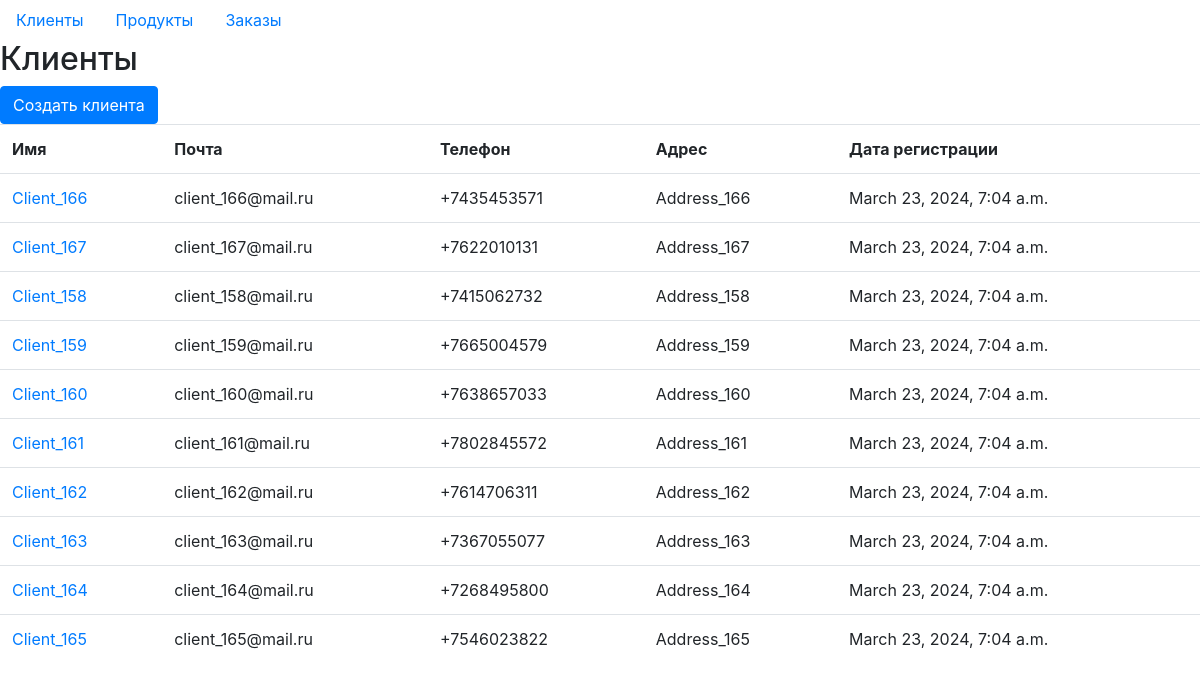
Page /homework_03/clients/ on the committed database.
### homework_02/models.py (models this page shows, shortened)
class Client(models.Model):
    name = models.CharField(max_length=100, unique=True, verbose_name='имя')
    email = models.EmailField(verbose_name='электронная почта')
    phone = models.CharField(max_length=20, verbose_name='номер телефона')
    address = models.CharField(max_length=100, verbose_name='адрес')
    reg_date = models.DateTimeField(auto_now_add=True, verbose_name='дата регистрации')
    change_date = models.DateTimeField(auto_now=True, verbose_name='дата изменения')
    class Meta:
        ordering = ['-change_date']
        verbose_name = 'клиент'
        verbose_name_plural = 'клиенты'

### homework_03/views.py (the view)
# urls.py: path('clients/', get_clients, name='get_clients'),
def get_clients(request):
    clients = Client.objects.order_by('-reg_date').all()
    context = {
        'title': 'Клиенты',
        'columns': ['Имя', 'Почта', 'Телефон', 'Адрес', 'Дата регистрации'],
        'clients': clients,
    }
    return render(request, 'homework_03/clients.html', context)

### homework_03/templates/homework_03/clients.html (shortened to what this page needs)
{% extends 'homework_03/orders_base.html' %}
{% block content %}
<h2> {{ title }} </h2>
<a class="btn btn-primary" role="button" href="{% url 'client_create'%}">Создать клиента</a>
<table class="table">
    <tr>
        {% for column in columns %}
        <th>{{ column }}</th>
        {% endfor %}
    </tr>
    {% for client in clients %}
    <tr>
        <td><a href="{% url 'client_full' client.id %}">{{ client.name }}</a></td>
        <td>{{ client.email }}</td>
        <td>{{ client.phone }}</td>
        <td>{{ client.address}}</td>
        <td>{{ client.reg_date }}</td>
    </tr>
    {% endfor %}
</table>
{% endblock %}

### rows in the picture
Client: name "Client_166", email "client_166@mail.ru", phone "+7435453571", address "Address_166", reg_date "March 23, 2024, 7:04 a.m."
Client: name "Client_167", email "client_167@mail.ru", phone "+7622010131", address "Address_167", reg_date "March 23, 2024, 7:04 a.m."
Client: name "Client_158", email "client_158@mail.ru", phone "+7415062732", address "Address_158", reg_date "March 23, 2024, 7:04 a.m."
Client: name "Client_159", email "client_159@mail.ru", phone "+7665004579", address "Address_159", reg_date "March 23, 2024, 7:04 a.m."
Client: name "Client_160", email "client_160@mail.ru", phone "+7638657033", address "Address_160", reg_date "March 23, 2024, 7:04 a.m."
Client: name "Client_161", email "client_161@mail.ru", phone "+7802845572", address "Address_161", reg_date "March 23, 2024, 7:04 a.m."
Client: name "Client_162", email "client_162@mail.ru", phone "+7614706311", address "Address_162", reg_date "March 23, 2024, 7:04 a.m."
Client: name "Client_163", email "client_163@mail.ru", phone "+7367055077", address "Address_163", reg_date "March 23, 2024, 7:04 a.m."
Client: name "Client_164", email "client_164@mail.ru", phone "+7268495800", address "Address_164", reg_date "March 23, 2024, 7:04 a.m."
Client: name "Client_165", email "client_165@mail.ru", phone "+7546023822", address "Address_165", reg_date "March 23, 2024, 7:04 a.m."

### other values in the picture
{{ title }} "Клиенты"
{{ column }} "Имя" "Почта" "Телефон" "Адрес" "Дата регистрации"
